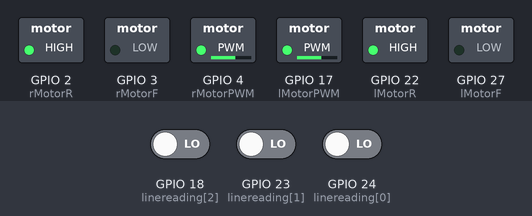
Bench run of a program on a simulated Raspberry Pi (BCM pin numbers). Shown: switched loads named in the program (green lamp = pin HIGH). Inputs (shaded band) come from the test bench; at power-on: GPIO 18 (linereading[2]) LOW, GPIO 23 (linereading[1]) LOW, GPIO 24 (linereading[0]) LOW.

Above: at 1.2 s.
1.3 s: GPIO 18 (linereading[2]) driven HIGH
At 2.4 s:
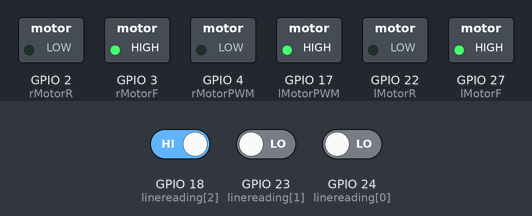
2.8 s: GPIO 23 (linereading[1]) driven HIGH
At 3.3 s:
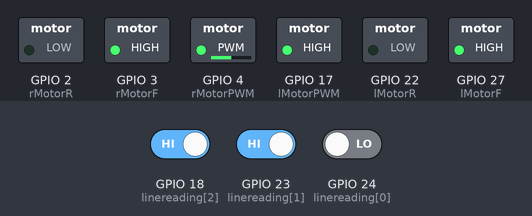
4.3 s: GPIO 24 (linereading[0]) driven HIGH
At 5.5 s:
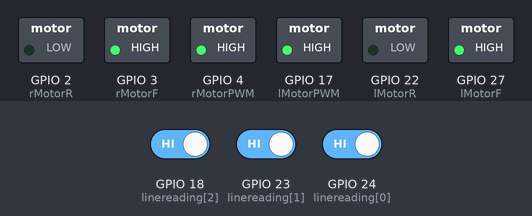
5.8 s: GPIO 18 (linereading[2]) driven LOW
At 6.8 s:
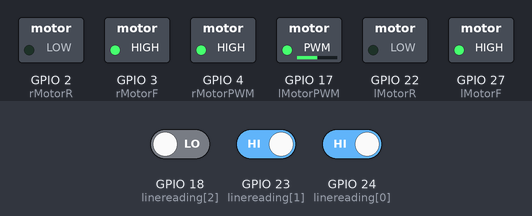
7.3 s: GPIO 23 (linereading[1]) driven LOW
At 7.9 s:
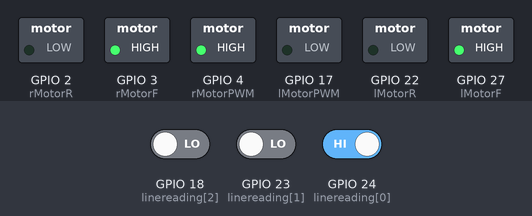
8.8 s: GPIO 18 (linereading[2]) driven HIGH
At 9.1 s:
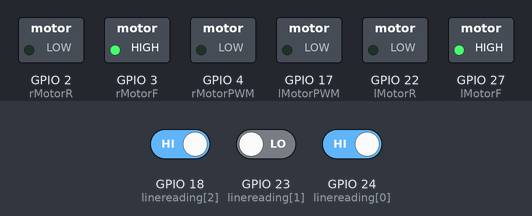
Timing chart, 0 to 11.3 s (numbered marks = the images above; inputs shaded):
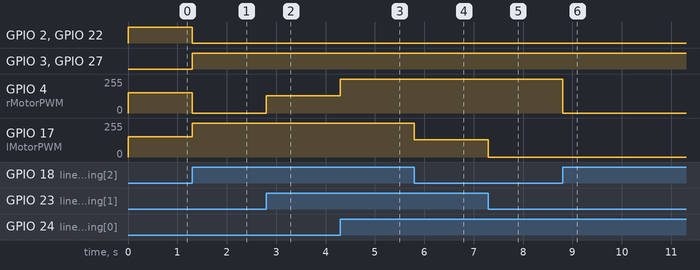

Measured:
- after the input at 1.3 s, GPIO 2 (rMotorR), GPIO 22 (lMotorR): HIGH → LOW at once; GPIO 3 (rMotorF), GPIO 27 (lMotorF): LOW → HIGH at once; GPIO 4 (rMotorPWM): 153/255 → 0/255 at once; GPIO 17 (lMotorPWM): 153/255 → 255/255 at once
- after the input at 2.8 s, GPIO 4 (rMotorPWM): 0/255 → 128/255 at once
- after the input at 4.3 s, GPIO 4 (rMotorPWM): 128/255 → 255/255 at once
- after the input at 5.8 s, GPIO 17 (lMotorPWM): 255/255 → 128/255 at once
- after the input at 7.3 s, GPIO 17 (lMotorPWM): 128/255 → 0/255 at once
- after the input at 8.8 s, GPIO 4 (rMotorPWM): 255/255 → 0/255 at once

The program:

lfMultiple.py
```python
#!/usr/bin/python

# importing modules
import RPi.GPIO as GPIO
import time

# GPIO pin defs
rMotorPWM = 4
rMotorF = 3
rMotorR = 2
lMotorPWM = 17
lMotorF = 27
lMotorR = 22
rSensor = 18
mSensor = 23
lSensor = 24

GPIO.setmode(GPIO.BCM)

gpio_outputs = (rMotorPWM, rMotorF, rMotorR, lMotorPWM, lMotorF, lMotorR)

gpio_inputs = (rSensor, mSensor, lSensor)

GPIO.setup(gpio_outputs, GPIO.OUT)
GPIO.setup(gpio_inputs, GPIO.IN)
rMotor = GPIO.PWM(rMotorPWM, 200)  # Right motor PWM init @ 100Hz
lMotor = GPIO.PWM(lMotorPWM, 200)  # Left motor PWM init @ 100Hz

def getSensors():
    linereading = [GPIO.input(lSensor), GPIO.input(mSensor), GPIO.input(rSensor)]
    # print(linereading)

    # print(leftReadings.count(1))
    # print(middleReadings.count(1))
    # print(rightReadings.count(1))
    # print(linereading)

    return linereading

def decideSpeed():
    sensorval = getSensors()
    # print(sensorval)
    if(sensorval == [1, 1, 1]) or (sensorval == [0, 1, 0]):
        direction = (100, 100)
    elif(sensorval == [1, 1, 0]):
        direction = (50, 100)
    elif(sensorval == [0, 1, 1]):
        direction = (100, 50)
    elif(sensorval == [1, 0, 0]):
        direction = (0, 100)
    elif(sensorval == [0, 0, 1]):
        direction = (100, 0)
    elif(sensorval == [1, 0, 1]):
        direction = (0, 0)
    elif(sensorval == [0, 0, 0]):
        direction = (-60, -60)
    # print(direction)
    runMotor(direction)

def runMotor(values):
    if(values[0] == 0):
        lMotor.stop()
    else:
        lMotor.start(abs(values[0]))

    if(values[1] == 0):
        rMotor.stop()
    else:
        rMotor.start(abs(values[1]))
    # print(abs(values[0]))
    # print(abs(values[1]))

    if(values[0] >= 0):
        GPIO.output(lMotorR, 0)
        GPIO.output(lMotorF, 1)
    else:
        GPIO.output(lMotorF, 0)
        GPIO.output(lMotorR, 1)

    if(values[1] >= 0):
        GPIO.output(rMotorR, 0)
        GPIO.output(rMotorF, 1)
    else:
        GPIO.output(rMotorF, 0)
        GPIO.output(rMotorR, 1)

def cleanupGpio():
    GPIO.cleanup()

while 1:
    try:
        decideSpeed()
    except KeyboardInterrupt:
        print "cleanup"
        cleanupGpio()
```
